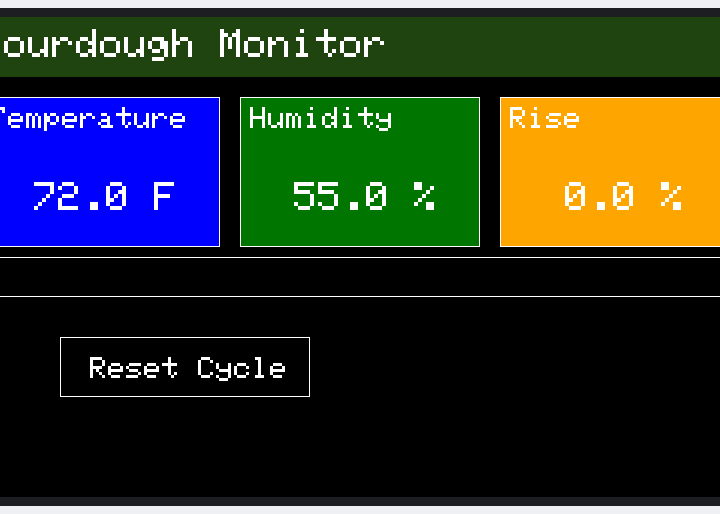
The sketch below on a simulated Arduino Giga R1. On the bench: 800×480 colour display. WiFi joins after 1.5 s; servers stay silent unless stated; random numbers use the default seed unless the sketch sets one.

Above: at 1.0 s.
At 2.7 s:
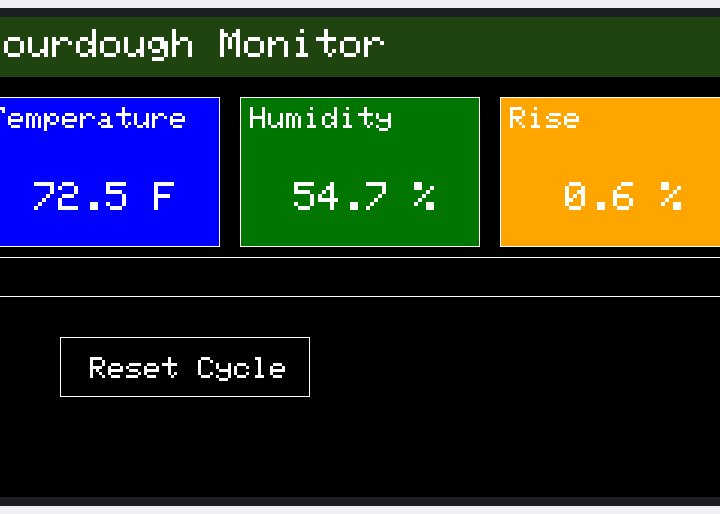
At 6.7 s:
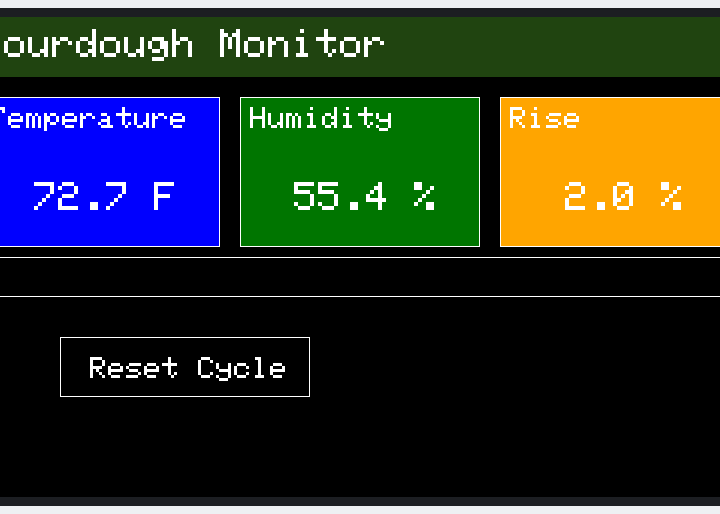
At 11.8 s:
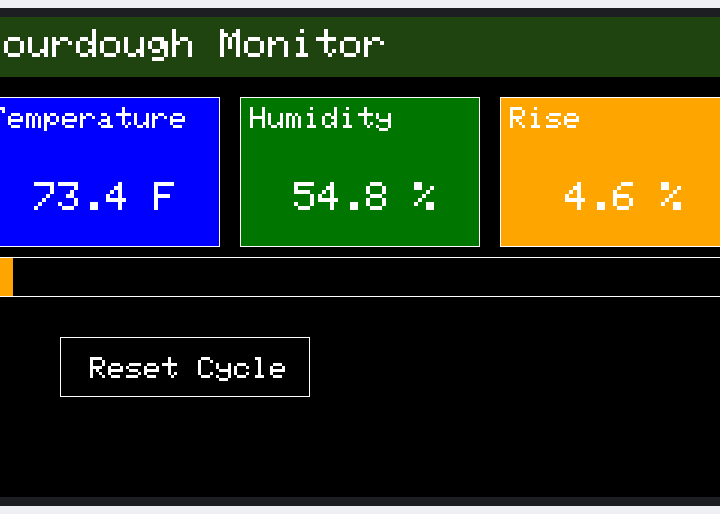
At 21.0 s:
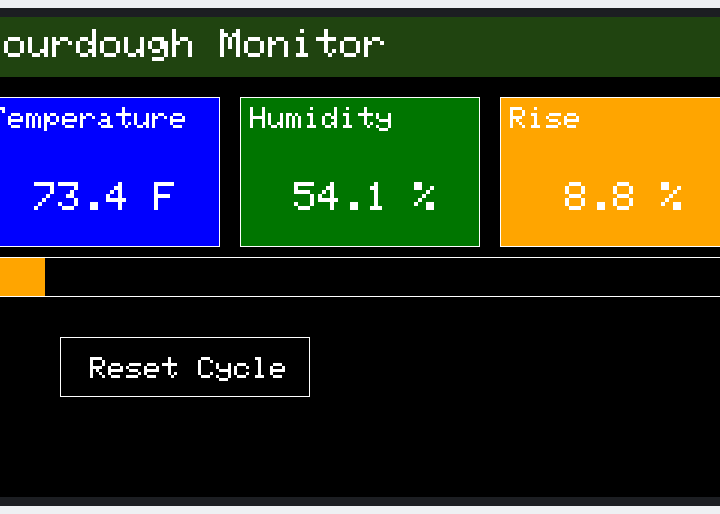
At 39.1 s:
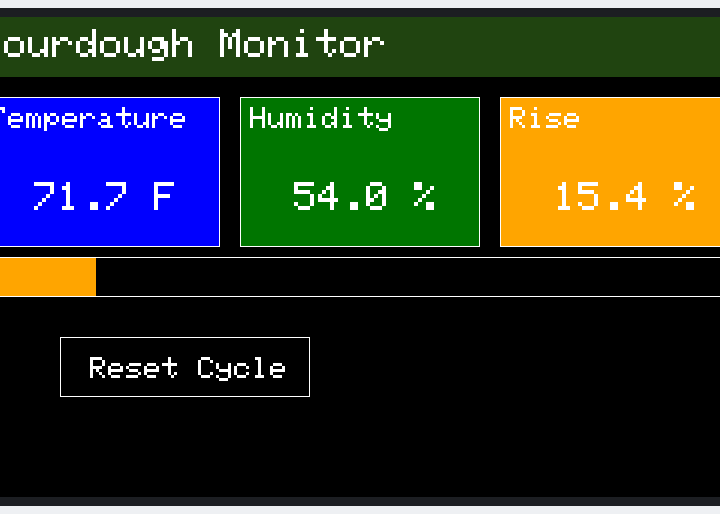

Measured:
- what the display in image 1 shows lasts 1.0 s, from 2.6 s to 3.6 s

The sketch:

sourdoughWatch_GigaR1.ino
```cpp
#include <Arduino_GigaDisplay_GFX.h>
#include <Arduino_GigaDisplayTouch.h>
#include <WiFi.h>

// ------------------------------------------------------
// WIFI — HARD CODED
// ------------------------------------------------------
const char* WIFI_SSID = "SSID";
const char* WIFI_PASS = "WPA_PSK";

const char* NTFY_URL  = "192.168.1.42";   // ntfy server IP or hostname
const int   NTFY_PORT = 80;               // port for LAN ntfy

// ------------------------------------------------------
// DNS CONFIG — user-editable like NTFY_URL
// ------------------------------------------------------
const char* DNS1_STR = "192.168.1.50";    // Pi-hole DNS
const char* DNS2_STR = "1.1.1.1";         // fallback DNS (Cloudflare)

IPAddress DNS1;
IPAddress DNS2;

void initDNS() {
  DNS1.fromString(DNS1_STR);
  DNS2.fromString(DNS2_STR);
}

// ------------------------------------------------------
// GLOBALS
// ------------------------------------------------------
GigaDisplay_GFX display;
Arduino_GigaDisplayTouch touch;

float tempF       = 72.0;
float humidityVal = 55.0;
float risePercent = 0.0;

unsigned long lastUpdate = 0;
bool alertSent = false;

WiFiServer server(80);
WiFiClient client;
bool wifiConnected = false;

bool touchActive = false;

// ------------------------------------------------------
// TOUCH MAPPING — horizontal rotation(1)
// Based on your confirmed calibration:
// UL: (468,7), UR: (466,788), LL: (6,6), LR: (6,786)
// rawY → X (normal)
// rawX → Y (reversed)
// ------------------------------------------------------
bool getTouchPoint(int &tx, int &ty) {
  GDTpoint_t pts[5];
  uint8_t n = touch.getTouchPoints(pts);

  if (n == 0) {
    touchActive = false;
    return false;
  }

  int rawX = pts[0].x;
  int rawY = pts[0].y;

  // Mapped coordinates
  tx = map(rawY,   6, 788, 0, 800);   // X = width 800
  ty = map(rawX, 468,   6, 0, 480);   // Y = height 480 (reversed)

  // Simple debounce
  if (touchActive) return false;
  touchActive = true;

  return true;
}

// ------------------------------------------------------
// UTILS
// ------------------------------------------------------
bool inRect(int x, int y, int w, int h, int px, int py) {
  return (px >= x && px <= x + w && py >= y && py <= y + h);
}

// ------------------------------------------------------
// UI DRAWING
// ------------------------------------------------------
void drawHeader() {
  display.fillRect(0, 0, 800, 60, 0x2222);
  display.setTextColor(0xFFFF);
  display.setTextSize(4);
  display.setCursor(20, 12);
  display.print("Sourdough Monitor");
}

void drawPanel(int x, int y, int w, int h,
               const char* label, const char* value, uint16_t bg) {

  display.drawRect(x, y, w, h, 0xFFFF);
  display.fillRect(x+1, y+1, w-2, h-2, bg);

  display.setTextColor(0xFFFF);
  display.setTextSize(3);
  display.setCursor(x + 10, y + 10);
  display.print(label);

  display.setTextSize(4);
  int textX = x + (w / 2) - (strlen(value) * 11);
  int textY = y + (h / 2) + 10;
  display.setCursor(textX, textY);
  display.print(value);
}

void drawRiseBar(float percent, int x, int y, int w, int h) {
  int fillWidth = (int)(w * (percent / 100.0));
  fillWidth = constrain(fillWidth, 0, w);

  uint16_t color =
    (percent >= 100) ? 0xF800 :
    (percent >= 70)  ? 0xEDC9 :
                       0xFD20;

  display.fillRect(x+1, y+1, w-2, h-2, 0x0000);
  if (fillWidth > 0)
    display.fillRect(x+1, y+1, fillWidth-2, h-2, color);
}

void drawDashboardStatic() {
  display.fillScreen(0x0000);
  drawHeader();

  display.drawRect(20,  80, 240, 150, 0xFFFF);
  display.drawRect(280, 80, 240, 150, 0xFFFF);
  display.drawRect(540, 80, 240, 150, 0xFFFF);

  display.drawRect(20, 240, 760, 40, 0xFFFF);

  display.drawRect(100, 320, 250, 60, 0xFFFF);
  display.setTextColor(0xFFFF);
  display.setTextSize(3);
  display.setCursor(130, 340);
  display.print("Reset Cycle");
}

void drawDashboardDynamic() {
  char tbuf[16]; sprintf(tbuf, "%.1f F", tempF);
  char hbuf[16]; sprintf(hbuf, "%.1f %%", humidityVal);
  char rbuf[16]; sprintf(rbuf, "%.1f %%", risePercent);

  uint16_t riseColor =
    (risePercent >= 100) ? 0xF800 :
    (risePercent >= 70)  ? 0xEDC9 :
                           0xFD20;

  drawPanel(20,  80, 240, 150, "Temperature", tbuf, 0x001F);
  drawPanel(280, 80, 240, 150, "Humidity",    hbuf, 0x03A0);
  drawPanel(540, 80, 240, 150, "Rise",        rbuf, riseColor);

  drawRiseBar(risePercent, 20, 240, 760, 40);
}

// ------------------------------------------------------
// ALERT — LAN ntfy (HTTP)
// ------------------------------------------------------
bool sendSourdoughAlert() {
  if (WiFi.status() != WL_CONNECTED) return false;
  if (!client.connect(NTFY_URL, NTFY_PORT)) return false;

  String body = "Starter doubled! Rise: " + String(risePercent, 1) + "%";

  client.println("POST /sourdough HTTP/1.1");
  client.print("Host: ");
  client.println(NTFY_URL);
  client.println("Content-Type: text/plain");
  client.print("Content-Length: ");
  client.println(body.length());
  client.println("Connection: close");
  client.println();
  client.print(body);

  client.stop();
  return true;
}

// ------------------------------------------------------
// SETUP
// ------------------------------------------------------
void setup() {
  Serial.begin(115200);

  display.begin();
  display.setRotation(1);
  display.fillScreen(0x0000);

  touch.begin();

  drawDashboardStatic();
  drawDashboardDynamic();

  // DNS first, before WiFi.begin()
  initDNS();
  WiFi.setDNS(DNS1, DNS2);

  WiFi.begin(WIFI_SSID, WIFI_PASS);
  int attempts = 0;

  while (WiFi.status() != WL_CONNECTED && attempts < 40) {
    delay(250);
    attempts++;
  }

  wifiConnected = WiFi.status() == WL_CONNECTED;
  if (wifiConnected) server.begin();
}

// ------------------------------------------------------
// LOOP
// ------------------------------------------------------
void loop() {

  // -----------------------------
  // PROMETHEUS METRICS ENDPOINT
  // -----------------------------
  if (wifiConnected) {
    WiFiClient cli = server.available();
    if (cli) {
      while (cli.connected() && !cli.available()) delay(1);

      String req = cli.readStringUntil('\r');
      cli.readStringUntil('\n');

      if (req.startsWith("GET /metrics")) {
        unsigned long nowSec = millis() / 1000;

        String out;

        out += "# HELP sourdough_temperature_fahrenheit Current temperature\n";
        out += "# TYPE sourdough_temperature_fahrenheit gauge\n";
        out += "sourdough_temperature_fahrenheit " + String(tempF, 2) + "\n\n";

        out += "# HELP sourdough_humidity_percent Current humidity\n";
        out += "# TYPE sourdough_humidity_percent gauge\n";
        out += "sourdough_humidity_percent " + String(humidityVal, 2) + "\n\n";

        out += "# HELP sourdough_rise_percent Starter rise percent\n";
        out += "# TYPE sourdough_rise_percent gauge\n";
        out += "sourdough_rise_percent " + String(risePercent, 2) + "\n\n";

        out += "# HELP sourdough_rise_doubled Starter doubled (0/1)\n";
        out += "# TYPE sourdough_rise_doubled gauge\n";
        out += "sourdough_rise_doubled " + String(risePercent >= 100 ? 1 : 0) + "\n\n";

        out += "# HELP sourdough_wifi_connected WiFi connected (0/1)\n";
        out += "# TYPE sourdough_wifi_connected gauge\n";
        out += "sourdough_wifi_connected " + String(wifiConnected ? 1 : 0) + "\n\n";

        out += "# HELP sourdough_last_update_seconds Last update\n";
        out += "# TYPE sourdough_last_update_seconds gauge\n";
        out += "sourdough_last_update_seconds " + String(nowSec) + "\n";

        cli.println("HTTP/1.1 200 OK");
        cli.println("Content-Type: text/plain; version=0.0.4");
        cli.println("Connection: close");
        cli.println();
        cli.print(out);
      }

      cli.stop();
    }
  }

  // -----------------------------
  // DASHBOARD UPDATE (1s)
  // -----------------------------
  unsigned long now = millis();
  if (now - lastUpdate >= 1000) {
    lastUpdate = now;

    // Simulated sensor data
    tempF       += (random(-5,6) * 0.1);
    humidityVal += (random(-3,4) * 0.1);
    risePercent += (random(0,5) * 0.2);

    tempF       = constrain(tempF, 68, 82);
    humidityVal = constrain(humidityVal, 50, 75);
    risePercent = constrain(risePercent, 0, 120);

    drawDashboardDynamic();

    // Send alert on doubling
    if (risePercent >= 100 && !alertSent) {
      if (sendSourdoughAlert()) alertSent = true;
    }

    // Reset alert when low
    if (risePercent < 60) alertSent = false;
  }

  // -----------------------------
  // TOUCH
  // -----------------------------
  int tx, ty;
  if (getTouchPoint(tx, ty)) {
    // Reset button
    if (inRect(100, 320, 250, 60, tx, ty)) {
      risePercent = 0;
      alertSent = false;
      drawDashboardDynamic();
      delay(150);
    }
  }

  delay(20);
}
```
